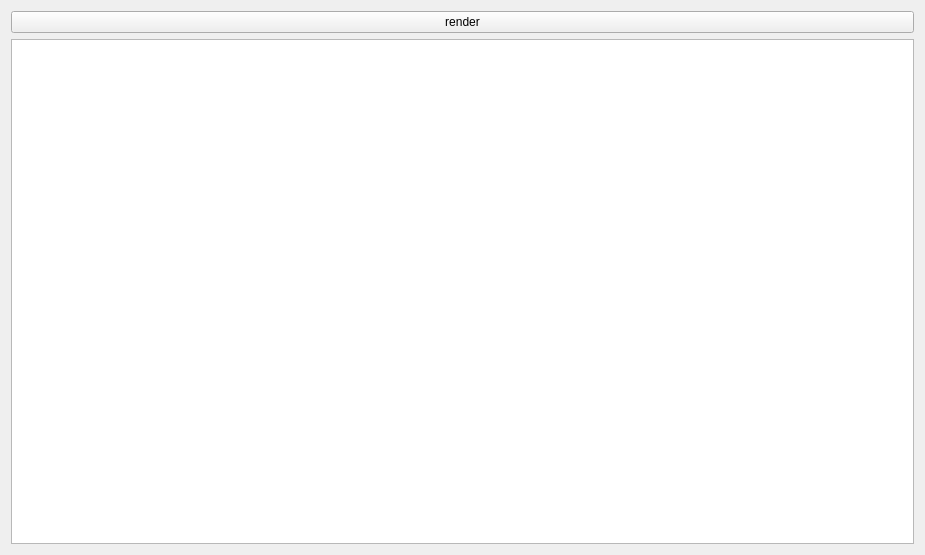
<?xml version="1.0" encoding="UTF-8"?>
<ui version="4.0">
 <class>Form</class>
 <widget class="QWidget" name="Form">
  <property name="geometry">
   <rect>
    <x>0</x>
    <y>0</y>
    <width>925</width>
    <height>555</height>
   </rect>
  </property>
  <property name="windowTitle">
   <string>Form</string>
  </property>
  <layout class="QVBoxLayout" name="verticalLayout_2">
   <item>
    <layout class="QVBoxLayout" name="verticalLayout">
     <item>
      <widget class="QPushButton" name="renderButton">
       <property name="text">
        <string>render</string>
       </property>
      </widget>
     </item>
     <item>
      <widget class="QGraphicsView" name="renderView"/>
     </item>
    </layout>
   </item>
  </layout>
 </widget>
 <resources/>
 <connections/>
</ui>
